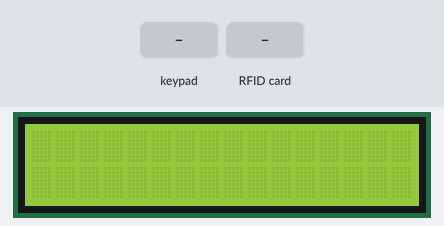
Bench run of a sketch on a simulated Arduino Uno, built with avr-gcc and run on an emulated ATmega328P. Shown: 16×2 character LCD. The test bench sets the inputs (shaded band).

Above: at 1.3 s.
1.4 s: keypad keys C 7 0 6 5 9 0 6 pressed 0.4 s apart
At 2.3 s:
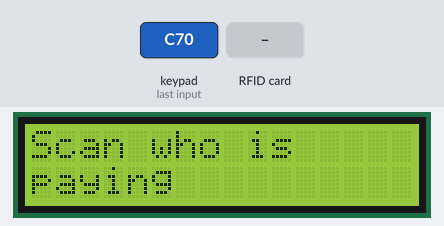
7.5 s: key '1' pressed
At 10.4 s:
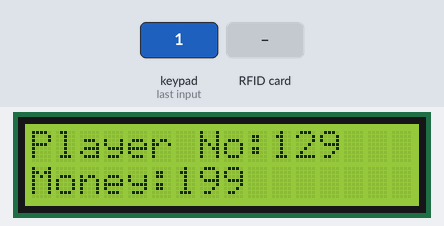
10.5 s: key 'A' pressed
At 13.4 s:
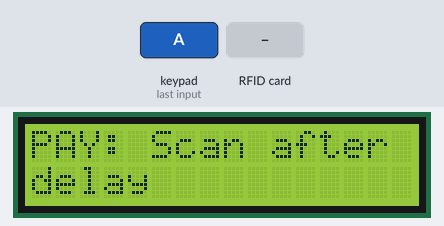
13.5 s: RFID card AA E9 6E 06 held to the reader
At 15.2 s:
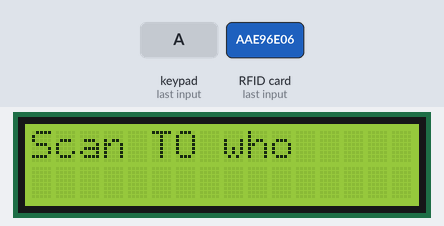
16.5 s: keypad keys 1 3 9 7 2 2 2 2 # pressed 0.4 s apart
At 20.6 s:
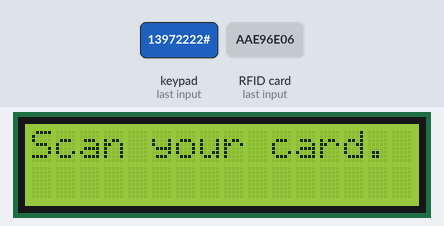
23.1 s: key 'B' pressed
At 24.4 s:
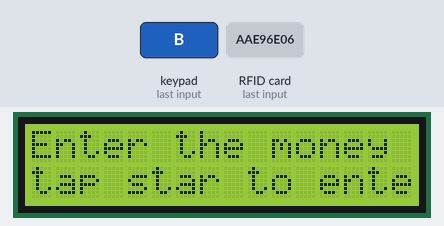
Timing chart, 0 to 26.1 s (numbered marks = the images above; inputs shaded):
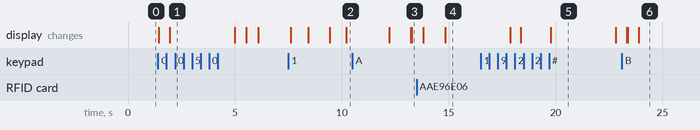

Measured:
- after the input at 1.4 s, the display: first changes at once (image 1 shows a later state)
- after the input at 7.5 s, the display: first differs from a run without the input after 2.7 s (image 2)
- after the input at 10.5 s, the display: first differs from a run without the input after 2.8 s (image 3)
- after the input at 13.5 s, the display: first changes after 0.32 s (image 4 shows a later state)
- after the input at 16.5 s, the display: first differs from a run without the input after 3.3 s (image 5)
- after the input at 23.1 s, the display: first differs from a run without the input after 0.26 s (image 6 shows a later state)
- what the display in image 5 shows lasts 3.0 s, from 19.8 s to 22.8 s

The sketch:

GameVault.ino
```cpp
#include "Config.h"
#include "NFCReader.h"
#include "LCDScreen.h"
#include "inputKeypad.h"
#include "gameOptions.h"

void setup() {
  // put your setup code here, to run once:
  setupLCD();
  setupPlayers();
  setupReader();
  Serial.begin(9600);
}

void loop() {
  // put your main code here, to run repeatedly:

  char key = keypad.getKey();

  switch (key) {

    case NO_KEY:
      break;
    case '#': {
      showInfo();
      break;
    }
    case 'A':
      pay();
      break;
    case 'B':
      getCash();
      break;
    case 'C':
      giveCash();
      break;
  }

}
```

NFCReader.h
```cpp
#ifndef NFCREADER_H
#define NFCREADER_H

#define sdaPin 10
#define resetPin A0

#include "config.h"
#include "LCDScreen.h"

MFRC522 reader(sdaPin, resetPin);
MFRC522::MIFARE_Key key;

// |-----|-----| Auxilary Functions |-----|-----|

/*
Setup function for rfid module
*/
void setupReader() {

  SPI.begin();
  reader.PCD_Init();
}
/*
Check for if there is card or the card's id can be readened by our rfid sensor,
if both true return true,
*/
bool readingFailed() {
  return (!reader.PICC_IsNewCardPresent() || !reader.PICC_ReadCardSerial());
}

// |-----|-----| Read Functions |-----|-----|
/*
If reading was not failed,
-> save the reader.uid.uidByte datatype into a string.
-> If the card is from our cardArray and the card's player not bankrupt, return the card.
*/
Player* readCard() {

  if (readingFailed()) return NULL;

  char input[18];

  for (byte i = 0, size = reader.uid.size; i < size; i++) {
    sprintf(&input[i * 2], "%02X", reader.uid.uidByte[i]);
  }

  for (int i=0; i<playerCount; i++) {

    if ( strcmp(input, players[i].cardID) == 0 && !checkBankrupted(&players[i]) ) {
      return &players[i];
    }


  }
  return NULL;
}

/*
Call the function for scanning the card.
This function wait for the scan for 3s, and then return the card.
If there is no card, return null obviously.
*/
Player* scan() {

  unsigned long initialTime = millis();
  Player *currentPlayer;

  do {
    currentPlayer = readCard();
  } while (!currentPlayer && millis() - initialTime<3000);
  return currentPlayer;
}
/*
Functionalize the process of scanning for money trades.
*/
Player* scanPayOperation(char *txt) {

  Display(txt);
  Player *player = scan();

  if (!player) {
    displayGivenSec();
    return NULL;
  }

  displayGivenSec("Scanned successfully.", 1000);
  return player;
}


#endif
```

gameOptions.h
```cpp
#ifndef GAMEOPTIONS_H
#define GAMEOPTIONS_H

#include "Config.h"
#include "NFCReader.h"
#include "LCDScreen.h"
#include "inputKeypad.h"

// void handleBankruptcy() {}

/*
KEY PRESSED = '#'
Display's current player card info.
*/
void showInfo() {

  Display("Scan your card.");

  Player *currentPlayer = scan();

  if (!currentPlayer) {
    displayGivenSec(); // base variable is 500 ms
  } else {

    char info[24];
    snprintf(info, sizeof(info), "Player No:%d Money:%d", currentPlayer->id, currentPlayer->money);

    displayGivenSec(info, 1500);
  }

}

/*
KEY PRESSED = 'A'
Trade money
FROM the first card TO the second card.
*/
void pay() {

  displayGivenSec("PAY: Scan after delay", 500);

  Player *from = scanPayOperation("Scan FROM who");
  if (!from) return;

  Player *to = scanPayOperation("Scan TO who");
  if (!to) return;

  int money = enterMoney();

  if (from->money < money) {

    displayGivenSec("Insufficient Money.", 1000);
    displayGivenSec("Enter mortgage money.", 1000);
    int mortgageMoney = moneyInput();

    from->money += mortgageMoney;

    if (from->money < money) {
      char mortgageText[30];
      snprintf(mortgageText, sizeof(mortgageText), "Player %d went bankrupt", from->id);
      displayGivenSec(mortgageText, 1000);
      from->isBankruptcy = true;
      to->money += from->money;
      from->money = 0;
    } else {
      to->money += money;
      from->money -= money;
    }

  } else {
    from->money -= money;
    to->money += money;
    displayGivenSec("payment    succeeded", 1000);
  }
  return;
}

/*
KEY PRESSED = 'B'
Trade money
FROM the vaut TO the scanned card.
*/
void getCash() {

  displayGivenSec("Get cash from vault.");
  int money = enterMoney();
  Player *to = scanPayOperation("Scan TO who");
  to->money += money;
}

/*
KEY PRESSED = 'C'
Trade money
FROM the vaut TO the scanned card.
*/
void giveCash() {

  displayGivenSec("Pay cash to vault.");
  Player *from = scanPayOperation("Scan who is paying");
  int money = enterMoney();

  from->money -= money;

  if (from->money < 0) {

    displayGivenSec("Insufficient Money.", 800);
    displayGivenSec("Enter mortgage money.", 1000);
    int mortgageMoney = moneyInput();

    from->money += mortgageMoney;
    delay(200);

    char info[24];
    snprintf(info, sizeof(info), "Player No:%d Money:%d", from->id, from->money);

    displayGivenSec(info, 2000);

    if (from->money < 0) {

      from->isBankruptcy = true;
      from->money = 0;

      char mortgageText[30];
      snprintf(mortgageText, sizeof(mortgageText), "Player %d went bankrupt", from->id);
      displayGivenSec(mortgageText, 1000);

    } else {
      displayGivenSec("payment    succeeded", 1000);
    }

  }

}


#endif
```

Config.h
```cpp
#ifndef CONFIG_H
#define CONFIG_H

#include <Wire.h>
#include <LiquidCrystal_I2C.h>
#include <Keypad.h>
#include <SPI.h>
#include <MFRC522.h>

#include "LCDScreen.h"
#include "inputKeypad.h"

#define startingMoney 1500
#define firstCard "AAE96E06"
#define secondCard "25DB6F06"
#define thirdCard "CE6E5906"
#define fourthCard "C7065906"
#define playerCount 4

// Player class
typedef struct {

  int id;
  const char* cardID;
  int money;
  bool isBankruptcy;

} Player;

// Players array
Player players[playerCount];

/*
Create cardIDArray with card ID'S
create Player objects with those ID's
*/
void setupPlayers() {

  static char* cardIDArray[playerCount] = {firstCard, secondCard, thirdCard, fourthCard};

  for (int i=0;i<playerCount;i++) {

    players[i].id = i+1;
    players[i].cardID = cardIDArray[i];
    players[i].money = startingMoney;
    players[i].isBankruptcy = false;
  }

}

// | ----- | ----- | Auxialry Functions | ----- | ----- |

/*
Displays the "Enter the money tap star to enter" message at screen.
ask user for a money input.
displays the entered money at screen, clear the screen and return money.
*/
int enterMoney() {

  Display("Enter the money tap star to enter");

  int money = moneyInput();

  char moneyString[11];
  snprintf(moneyString, sizeof(moneyString), "Money:%d", money);

  Display(moneyString);
  delay(1500);
  lcd.clear();

  return money;

}

/*
Check for isBankruptcy that every player object has, if the player
bankrupted, print a message
*/
bool checkBankrupted(Player *player) {

  if (player->isBankruptcy) {
    displayGivenSec("The player is bankrupted!", 1000);
    return true;
  }
  return false;
}


#endif
```

LCDScreen.h
```cpp
#ifndef LCDSCREEN_H
#define LCDSCREEN_H

#define LCDADDRESS 0x27
#define ROWCOUNT 2
#define COLUMNCOUNT 16

#include "WString.h"

LiquidCrystal_I2C lcd(LCDADDRESS, COLUMNCOUNT, ROWCOUNT);

void setupLCD() {
  lcd.init();
  lcd.backlight();
}

/*
Display the given txt at LCD screen
*/
void Display(char* text) {

  lcd.clear();
  lcd.setCursor(0, 0);

  int length = strlen(text);

  if (length > 16) {

    int divideIndex = 16;
    for (int i=0;i<16;i++) {

      if (i > 9 && text[i] == ' ') {
        divideIndex = i + 1;
        break;
      } else {
        lcd.print(text[i]);
      }

    }
    lcd.setCursor(0, 1);
    lcd.print(&text[divideIndex]);

  } else {
    lcd.print(text);
  }

}

/*
Because of there is so much call of error message, this function
implemented for displaying message 0.5s and clear the screen.
*/
void displayGivenSec(char *txt = "Cannot Read Operation HALTED", int sec=500) {
  Display(txt);
  delay(sec);
  lcd.clear();
}


#endif
```

inputKeypad.h
```cpp
#include <math.h>
#include "WCharacter.h"
#ifndef INPUTKEYPAD_H
#define INPUTKEYPAD_H

const byte rows[4] = {2, 3, 4, 5};
const byte columns[4] = {6, 7, 8, 9};

char keys[4][4] = {
  {'1','2','3','A'},
  {'4','5','6','B'},
  {'7','8','9','C'},
  {'*','0','#','D'},
};

Keypad keypad = Keypad(makeKeymap(keys), rows, columns, 4, 4);

int moneyInput() {

  char key;
  int power = 0;
  int money = 0;
  while (power < 4) {

    key = keypad.getKey();
    if (isDigit(key)) {
      key = key - '0';
      money = (money*10) + key;
      power++;
    } else if (key == '*') {
      break;
    }

  }

  return money;
}


#endif
```
